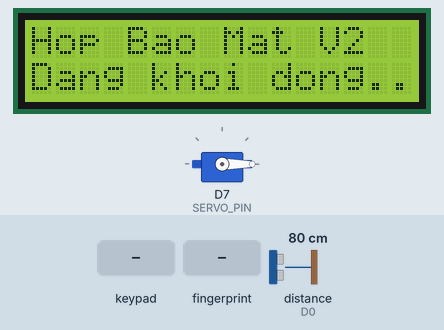
Bench run of a sketch on a simulated ESP8266 (Wemos D1 mini). Shown: servo, 16×2 character LCD. Wiring (inferred from the names in the program): ultrasonic range finder: trigger D8; echo D0. Inputs (shaded band) come from the test bench; at power-on: distance to the obstacle (sensor on D0) 80 cm. The echo pulse lasts 58.3 µs per cm; EEPROM starts erased.

Above: at 0.1 s.
2.4 s: distance to the obstacle (sensor on D0) set to 2 cm
At 3.8 s:
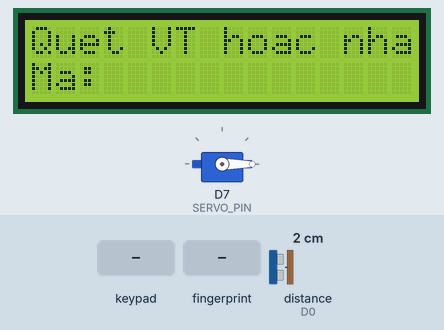
4.1 s: keypad keys 1 2 3 4 # pressed 0.74 s apart
At 8.1 s:
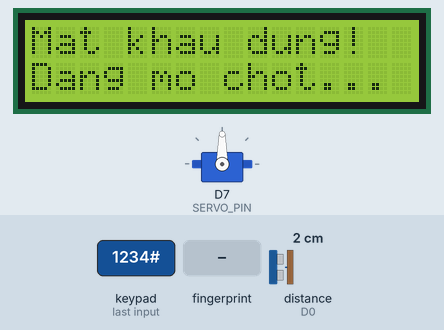
9.3 s: key '*' pressed
At 9.6 s:
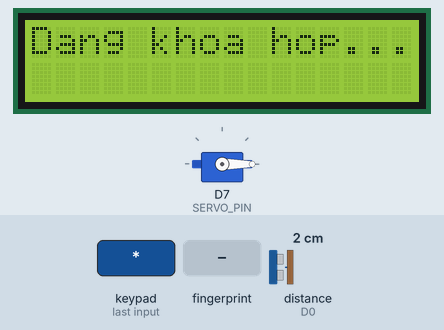
12.3 s: finger stored as number 1 placed on the sensor
At 13.6 s:
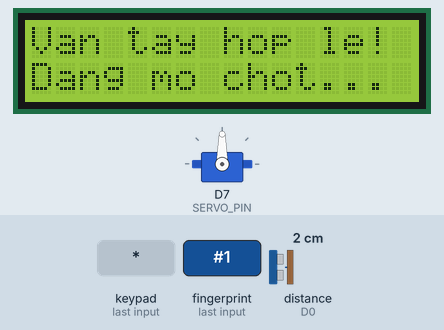
Timing chart, 0 to 15.3 s (numbered marks = the images above; inputs shaded):
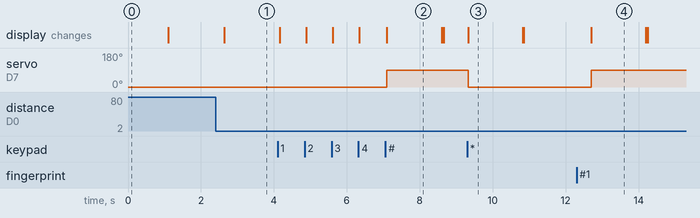

Measured:
- after the input at 2.4 s, the display: changes after 0.24 s (image 1)
- after the input at 4.1 s, servo on D7 (SERVO_PIN): 0° → 90° after 3.0 s; the display: first changes after 0.06 s (image 2 shows a later state)
- after the input at 9.3 s, servo on D7 (SERVO_PIN): 90° → 0° at once; the display: changes at once (image 3)
- after the input at 12.3 s, servo on D7 (SERVO_PIN): 0° → 90° after 0.40 s; the display: changes after 0.40 s (image 4)
- what the display in image 2 shows lasts 1.5 s, from 7.1 s to 8.6 s

The sketch:

testProjectV3.ino
```cpp
/* =======================================================
   DỰ ÁN: HỘP BẢO MẬT SIÊU THÔNG MINH - WEMOS D1 (V2.0 PRO)
   Đã tối ưu: Tiết kiệm điện chân D0/D8, Giảm độ nhạy Siêu âm, Mượt Keypad
   ======================================================= */

#include <Wire.h>
#include <LiquidCrystal_I2C.h>
#include <Keypad_I2C.h>
#include <Adafruit_Fingerprint.h>
#include <SoftwareSerial.h>
#include <Servo.h>
#include <EEPROM.h>

// --------------------------------------------------------
// KHAI BÁO CHÂN (Định dạng chuẩn WeMos D1 R2)
// --------------------------------------------------------
#define FINGER_RX   D5
#define FINGER_TX   D6
#define SERVO_PIN   D7
#define ALARM_PIN   D4  // Còi & LED Đỏ (Bắt buộc Active-Low)
#define TRIG_PIN    D8
#define ECHO_PIN    D0
#define SUCCESS_LED D3  // LED Xanh (Bắt buộc Active-Low)

LiquidCrystal_I2C lcd(0x27, 16, 2);

const byte ROWS = 4;
const byte COLS = 4;
char keys[ROWS][COLS] = {
  {'1','2','3','A'},
  {'4','5','6','B'},
  {'7','8','9','C'},
  {'*','0','#','D'}
};
byte rowPins[ROWS] = {0, 1, 2, 3};
byte colPins[COLS] = {4, 5, 6, 7};
int keypad_i2c_address = 0x20;

Keypad_I2C customKeypad(makeKeymap(keys), rowPins, colPins, ROWS, COLS, keypad_i2c_address);

SoftwareSerial mySerial(FINGER_RX, FINGER_TX);
Adafruit_Fingerprint finger = Adafruit_Fingerprint(&mySerial);
Servo boxServo;

// Các biến trạng thái thông minh
String correctPassword = "";
String inputPassword = "";
long duration;
int distance = 999;
int wrongAttempts = 0;
bool isBoxOpen = false;
unsigned long openTime = 0;

// === BIẾN TỐI ƯU TIẾT KIỆM ĐIỆN & CHỐNG NHIỄU ===
unsigned long lastPingTime = 0;
const unsigned long pingInterval = 500;  // Đo khoảng cách mỗi 500ms (Giảm hao điện chân D0/D8)
unsigned long lastPersonTime = 0;        // Thời gian cuối cùng phát hiện có người đứng trước hộp

// Biến chống nhấp nháy màn hình (0: Chờ/An toàn, 1: Có người/Nhập mã, 2: Hộp đang mở)
int lastDisplayState = -1;

void setup() {
  Serial.begin(115200);
  Wire.begin(D2, D1); // Cấu hình chuẩn SDA=D2, SCL=D1 cho ESP8266

  EEPROM.begin(32);
  loadPasswordFromEEPROM();

  pinMode(ALARM_PIN, OUTPUT);
  pinMode(SUCCESS_LED, OUTPUT);
  pinMode(TRIG_PIN, OUTPUT);
  pinMode(ECHO_PIN, INPUT);

  // Thiết lập mức HIGH ban đầu để TẮT thiết bị Active-Low lúc khởi động
  digitalWrite(ALARM_PIN, HIGH);
  digitalWrite(SUCCESS_LED, HIGH);

  boxServo.attach(SERVO_PIN);
  boxServo.write(0); // Trạng thái KHÓA ban đầu

  lcd.init();
  lcd.backlight();
  lcd.setCursor(0, 0);
  lcd.print("Hop Bao Mat V2");
  lcd.setCursor(0, 1);
  lcd.print("Dang khoi dong..");

  customKeypad.begin();
  finger.begin(57600);
  delay(5);

  if (!finger.verifyPassword()) {
    lcd.clear();
    lcd.setCursor(0, 0);
    lcd.print("Loi Van Tay!");
    delay(2000);
  }
  lcd.clear();
}

void loop() {
  // TRƯỜNG HỢP 1: NẾU HỘP ĐANG MỞ -> Chờ người dùng khóa lại
  if (isBoxOpen) {
    if (lastDisplayState != 2) {
      lcd.clear();
      lcd.setCursor(0, 0);
      lcd.print("Hop dang mo!     ");
      lcd.setCursor(0, 1);
      lcd.print("Bam * de khoa   ");
      lastDisplayState = 2;
    }

    char key = customKeypad.getKey();
    if (key == '*' || (millis() - openTime > 30000)) {
      lockBox();
    }
    return;
  }

  // TRƯỜNG HỢP 2: NẾU HỘP ĐANG KHÓA -> Kiểm tra siêu âm theo chu kỳ định sẵn
  if (millis() - lastPingTime >= pingInterval) {
    lastPingTime = millis();
    distance = getDistance(); // Gọi hàm đo khoảng cách đã tối ưu
  }

  // Logic kiểm tra khoảng cách an toàn
  if (distance > 0 && distance < 50) {
    lastPersonTime = millis(); // Cập nhật liên tục thời gian có người đứng trước hộp

    if (lastDisplayState != 1) {
      lcd.clear();
      lcd.setCursor(0, 0);
      lcd.print("Quet VT hoac nhap");
      lcd.setCursor(0, 1);
      lcd.print("Ma: ");
      lastDisplayState = 1;
    }

    int fingerID = getFingerprintID();
    char key = customKeypad.getKey();

    // Xử lý Vân tay
    if (fingerID > 0) {
      grantAccess("Van tay hop le!");
    }
    else if (fingerID == -2) {
      denyAccess("Van tay sai!");
    }

    // Xử lý Bàn phím
    if (key) {
      if (key == '#') {
        if (inputPassword == correctPassword) {
          grantAccess("Mat khau dung!");
        } else {
          denyAccess("Sai mat khau!");
        }
        inputPassword = "";
        lastDisplayState = -1;
      }
      else if (key == '*') {
        inputPassword = "";
        lcd.setCursor(4, 1);
        lcd.print("            ");
        lcd.setCursor(4, 1);
      }
      else if (key == 'A') {
        inputPassword = "";
        changePasswordRoutine();
        lastDisplayState = -1;
      }
      else if (key >= '0' && key <= '9') {
        if (inputPassword.length() < 6) {
          inputPassword += key;
          lcd.setCursor(4 + (inputPassword.length() - 1), 1);
          lcd.print("*");
        }
      }
    }
  }
  else {
    // Không có ai ở gần hộp - Chỉ thực sự reset nếu đã quá 3 giây (tránh cảm biến bị chập chờn)
    if (millis() - lastPersonTime > 3000) {
      if (lastDisplayState != 0) {
        lcd.clear();
        lcd.setCursor(0, 0);
        lcd.print("Hop dang khoa   ");
        lcd.setCursor(0, 1);
        lcd.print("An toan         ");
        lastDisplayState = 0;
      }
      inputPassword = "";
      wrongAttempts = 0;
    }
  }

  delay(20); // Giảm delay tổng xuống 20ms để các phím bấm nhạy bén hơn nữa
}

// ========================================================
// CÁC HÀM XỬ LÝ NÂNG CAO
// ========================================================

// HÀM ĐO KHOẢNG CÁCH ĐÃ ĐƯỢC TỐI ƯU HÓA TIẾT KIỆM ĐIỆN
int getDistance() {
  digitalWrite(TRIG_PIN, LOW);
  delayMicroseconds(2);
  digitalWrite(TRIG_PIN, HIGH);
  delayMicroseconds(10);
  digitalWrite(TRIG_PIN, LOW);

  // TỐI ƯU: Giảm timeout từ 30000 xuống 3000 microgiây (giới hạn đo khoảng ~50cm)
  // Chân ECHO sẽ dừng lắng nghe sớm, tiết kiệm cực kỳ nhiều điện năng
  duration = pulseIn(ECHO_PIN, HIGH, 3000);

  if (duration == 0) return 999; // Trả về khoảng cách lớn nếu không có ai ở gần (quá timeout)
  return duration * 0.034 / 2;
}

void grantAccess(String message) {
  wrongAttempts = 0;
  lcd.clear();
  lcd.setCursor(0, 0);
  lcd.print(message);
  lcd.setCursor(0, 1);
  lcd.print("Dang mo chot...");

  digitalWrite(SUCCESS_LED, LOW);
  boxServo.write(90);
  delay(1500);

  digitalWrite(SUCCESS_LED, HIGH);
  isBoxOpen = true;
  openTime = millis();
  lastDisplayState = -1;
  lcd.clear();
}

void lockBox() {
  lcd.clear();
  lcd.setCursor(0, 0);
  lcd.print("Dang khoa hop...");
  boxServo.write(0);
  delay(1500);
  isBoxOpen = false;
  inputPassword = "";
  lastDisplayState = -1;
  distance = 999; // Reset khoảng cách ảo để tính toán lại chu kỳ mới
  lcd.clear();
}

void denyAccess(String message) {
  wrongAttempts++;
  lcd.clear();
  lcd.setCursor(0, 0);
  lcd.print(message);
  lcd.setCursor(0, 1);
  lcd.print("Sai lan: ");
  lcd.print(wrongAttempts);

  for(int i=0; i<3; i++) {
    digitalWrite(ALARM_PIN, LOW);
    delay(100);
    digitalWrite(ALARM_PIN, HIGH);
    delay(100);
  }

  if (wrongAttempts >= 3) {
    lcd.clear();
    lcd.setCursor(0, 0);
    lcd.print("KHOA CHONG TROM!");

    digitalWrite(ALARM_PIN, LOW);
    for(int i = 30; i > 0; i--) {
      lcd.setCursor(0, 1);
      lcd.print("Mo lai sau: ");
      lcd.print(i);
      lcd.print("s ");
      delay(1000);
    }
    digitalWrite(ALARM_PIN, HIGH);
    wrongAttempts = 0;
  }
  lastDisplayState = -1;
  lcd.clear();
}

void changePasswordRoutine() {
  lcd.clear();
  lcd.setCursor(0, 0);
  lcd.print("Doi Mat Khau");
  lcd.setCursor(0, 1);
  lcd.print("Pass cu: ");

  String oldP = getMenuInput();
  if (oldP == correctPassword) {
    lcd.clear();
    lcd.setCursor(0, 0);
    lcd.print("Nhap Pass Moi");
    lcd.setCursor(0, 1);
    lcd.print("=> ");

    String newP = getMenuInput();
    if (newP.length() > 0) {
      correctPassword = newP;
      for(int i=0; i<newP.length(); i++) {
        EEPROM.write(i, newP[i]);
      }
      EEPROM.write(newP.length(), '\0');
      EEPROM.commit();

      lcd.clear();
      lcd.setCursor(0, 0);
      lcd.print("Thanh cong!");
      delay(2000);
    }
  } else {
    lcd.clear();
    lcd.setCursor(0, 0);
    lcd.print("Sai Pass Cu!");
    delay(2000);
  }
  lcd.clear();
}

String getMenuInput() {
  String temp = "";
  while(true) {
    char k = customKeypad.getKey();
    if (k) {
      if (k == '#') return temp;
      if (k == '*') {
        temp = "";
        lcd.setCursor(9, 1);
        lcd.print("       ");
        lcd.setCursor(9, 1);
      }
      else if (k >= '0' && k <= '9' && temp.length() < 6) {
        temp += k;
        lcd.print('*');
      }
    }
    yield();
  }
}

void loadPasswordFromEEPROM() {
  correctPassword = "";
  for(int i=0; i<6; i++) {
    char c = EEPROM.read(i);
    if (c == '\0') break;
    if (c >= '0' && c <= '9') {
      correctPassword += c;
    }
  }
  if (correctPassword.length() < 1) {
    correctPassword = "1234";
  }
}

int getFingerprintID() {
  uint8_t p = finger.getImage();
  if (p != FINGERPRINT_OK)  return -1;

  p = finger.image2Tz();
  if (p != FINGERPRINT_OK)  return -1;

  p = finger.fingerFastSearch();
  if (p != FINGERPRINT_OK)  return -2;

  return finger.fingerID;
}
```
